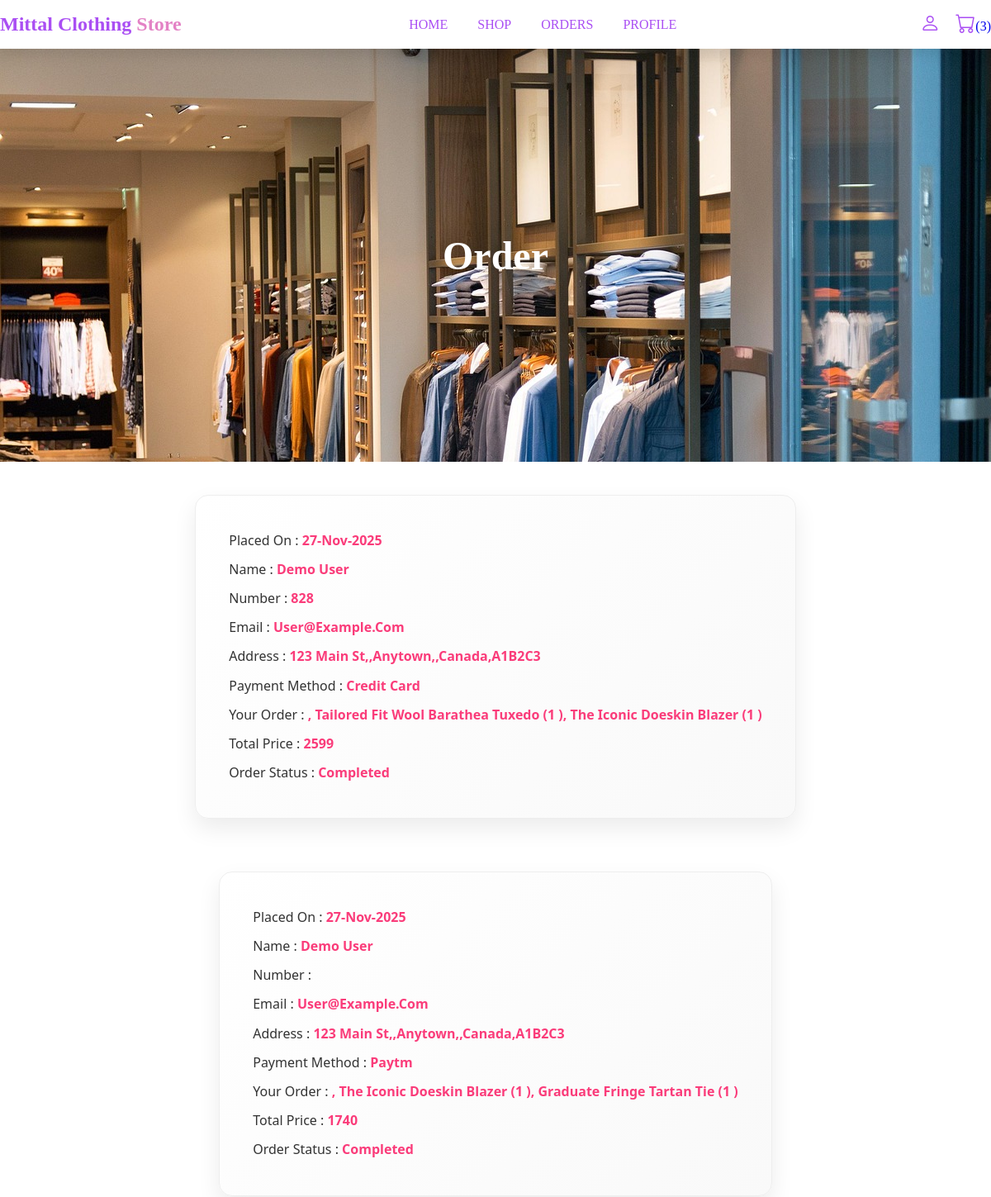
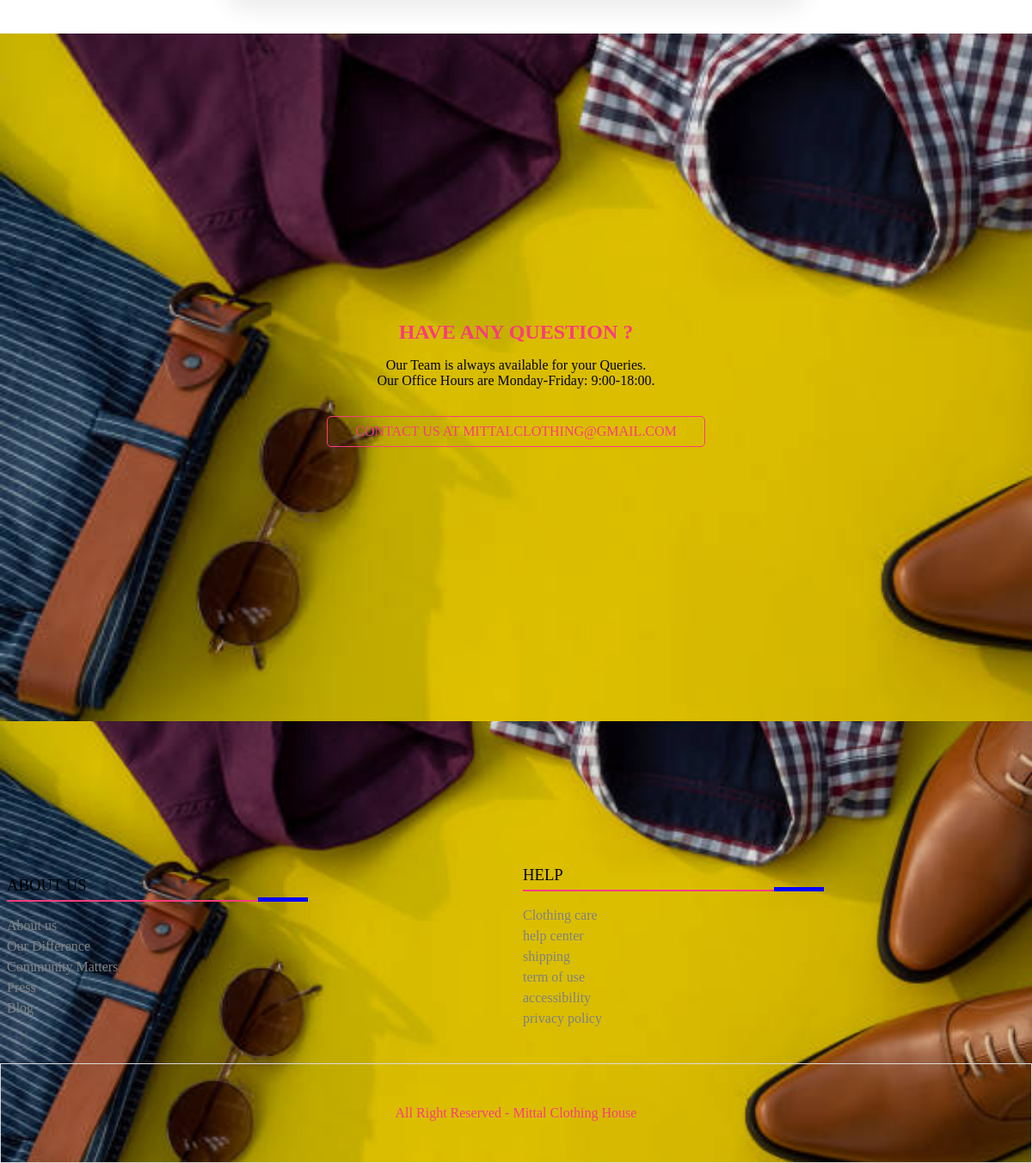
Page /order.php (signed in) on the committed database (2 pictures, top to bottom).
### tables this page shows
CREATE TABLE `orders` (
  `id` int(100) NOT NULL,
  `user_id` int(100) NOT NULL,
  `name` varchar(100) NOT NULL,
  `number` varchar(255) NOT NULL,
  `email` varchar(255) NOT NULL,
  `method` varchar(255) NOT NULL,
  `address` varchar(255) NOT NULL,
  `total_products` varchar(255) NOT NULL,
  `total_price` varchar(255) NOT NULL,
  `placed_on` varchar(255) NOT NULL,
  `payment_status` varchar(255) NOT NULL DEFAULT 'pending'
);

### order.php (the view, shortened to what this page needs)
<?php
	$user_id = $_SESSION['user_id'];
?>
<!DOCTYPE html>
<html lang="en">
<head>
	<link rel="stylesheet" href="https://cdn.jsdelivr.net/npm/bootstrap-icons@1.10.2/font/bootstrap-icons.css">
	<link rel="stylesheet" type= "text/css" href="main.css">
</head>
<body>
	<?php include 'header.php'; ?>
	<div class="banner">
		<h1>order</h1>
	</div>
	<div class="order-section">
		<div class="box-container">
			<?php
				$select_orders = mysqli_query($conn, "SELECT * FROM `orders` WHERE user_id='$user_id'") or die('query failed');
				if(mysqli_num_rows($select_orders) > 0){
					while($fetch_orders = mysqli_fetch_assoc($select_orders)){
			?>
			<div class="box">
				<p>placed on : <span><?php echo $fetch_orders['placed_on']; ?></span></p>
				<p>name : <span><?php echo $fetch_orders['name']; ?></span></p>
				<p>number : <span><?php echo $fetch_orders['number']; ?></span></p>
				<p>email : <span><?php echo $fetch_orders['email']; ?></span></p>
				<p>address : <span><?php echo $fetch_orders['address']; ?></span></p>
				<p>payment method : <span><?php echo $fetch_orders['method']; ?></span></p>
				<p>your order : <span><?php echo $fetch_orders['total_products']; ?></span></p>
				<p>total price : <span><?php echo $fetch_orders['total_price']; ?></span></p>
				<p>order status : <span class="<?php echo $fetch_orders['payment_status'] == 'completed' ? 'status-completed' : 'status-pending'; ?>"><?php echo $fetch_orders['payment_status']; ?></span> </p>
			</div>
			<?php
					}
				}
			?>
		</div>
	</div>
	<?php include 'footer.php'; ?>
</body>
</html>

### main.css (style rules this page uses)
* { margin: 0; padding: 0; box-sizing: border-box; }
:root { --white-alfa-40: rgba(255, 255, 255, 0.40); --white-alpha-25: rgba(255, 255, 255, 0.25); --backdrop-filter-blur: blur(5px); --pink: #fa3c7a; --purple: #aa4ff3; --box-shadow: 0 .5rem 1rem rgba(0, 0, 0, 0.1); }
.box-container { padding: 2% 8%; display: grid; grid-template-columns: repeat(auto-fit,minmax(18rem,1fr)); justify-content: center; align-items: center; }
.box-container .box { box-shadow: var(--box-shadow); padding: 1rem; background: var(--white-alpha-25); border: 2px solid var(--white-alpha-40); margin: 1rem; text-align: center; border-radius: 5px; }
.box { cursor: pointer; transition: transform 0.2s ease; }
.banner, .banner-2 { width: 100%; height: 500px; background-image: url('img/slider0.jpg'); display: flex; flex-direction: column; justify-content: center; align-items: center; color: #fff; }
.banner h1 { font-size: 3rem; position: relative; text-transform: capitalize; }
.box-container { display: flex; flex-wrap: wrap; justify-content: center; gap: 2rem; }
.order-section .box { background: linear-gradient(135deg, #fff, #f9f9f9); padding: 2rem 2.5rem; border-radius: 1rem; box-shadow: 0 12px 28px rgba(0, 0, 0, 0.08); border: 1px solid #eee; transition: transform 0.3s ease; font-family: 'Segoe UI', sans-serif; position: relative; overflow: hidden; text-align: left; }
.order-section .box p { font-size: 1rem; color: #333; margin: 0.6rem 0; line-height: 1.6; text-transform: capitalize; }
.order-section .box span { color: var(--pink); font-weight: 600; }

### rows in the picture
orders: placed_on "27-Nov-2025", name "Demo User", number "828", email "User@example.com", address "123 Main St,,Anytown,,Canada,A1B2C3", method "Credit Card", total_products ", Tailored Fit Wool Barathea Tuxedo (1 ), The Iconic Doeskin Blazer (1 )", total_price "2599", payment_status "Completed"
orders: placed_on "27-Nov-2025", name "Demo User", email "User@example.com", address "123 Main St,,Anytown,,Canada,A1B2C3", method "Paytm", total_products ", The Iconic Doeskin Blazer (1 ), Graduate Fringe Tartan Tie (1 )", total_price "1740", payment_status "Completed"

### other values in the picture
$cart_num_rows "3"
